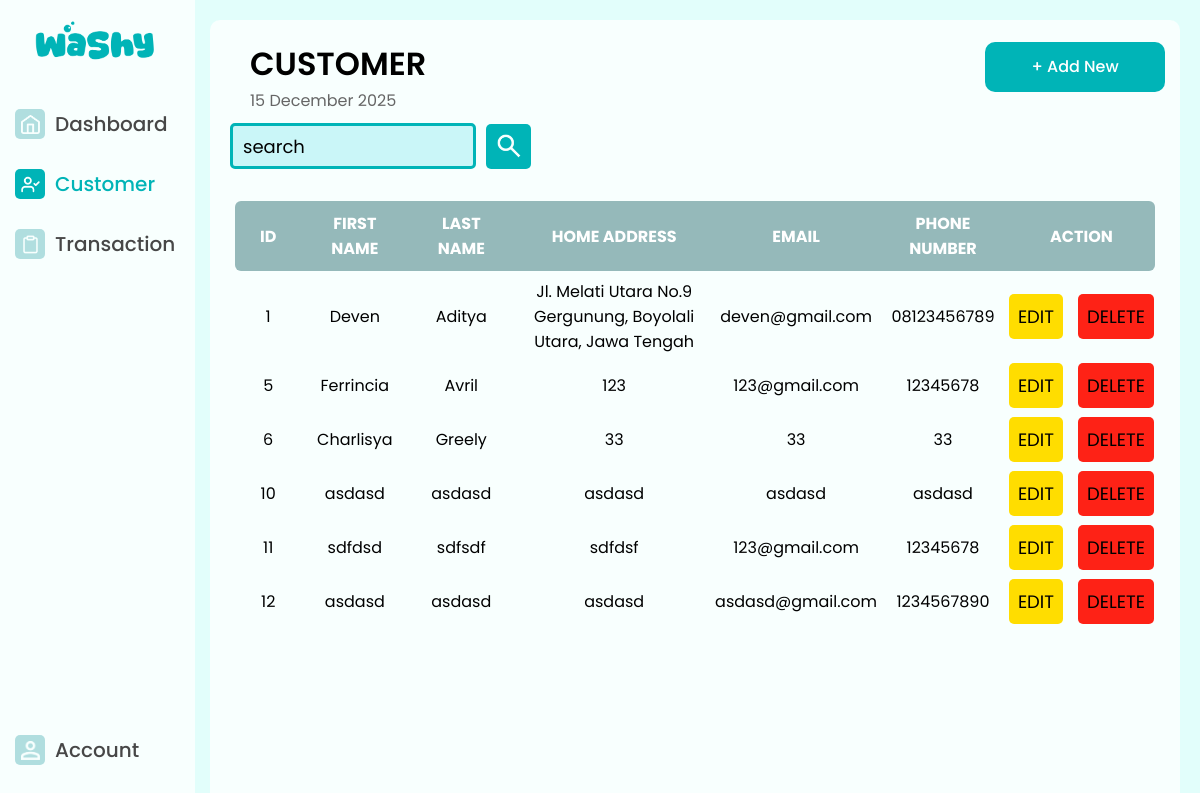
The app's page /Pages/Customer/index.php with its own data.
### tables this page shows
CREATE TABLE `customer` (
  `id_customer` int(11) NOT NULL,
  `first_name` varchar(100) DEFAULT NULL,
  `last_name` varchar(100) DEFAULT NULL,
  `house_address` varchar(255) DEFAULT NULL,
  `email_address` varchar(150) DEFAULT NULL,
  `phone_number` varchar(30) DEFAULT NULL,
  `transaction_total` double DEFAULT 0
);

### Pages/Customer/index.php (the view, shortened to what this page needs)
<?php
    include("../../db.php");
    $search = $_GET['search'] ?? '';
    if($search)
    {
        $search = $conn->real_escape_string($search);
        $sql = "
            SELECT * FROM customer WHERE
            id_customer LIKE '%$search%' OR
            first_name LIKE '%$search%' OR
            last_name LIKE '%$search%' OR
            house_address LIKE '%$search%' OR
            email_address LIKE '%$search%' OR
            phone_number LIKE '%$search%'
        ";
        $query = $conn->query($sql);
    } else{
        $query = $conn->query("SELECT * FROM customer");
    }
    $customers = [];
    if($query->num_rows != 0) {
        while($row = $query->fetch_assoc()) {
            $customers[] = $row;
        }
    }
?>
<!DOCTYPE html >
<html>    <head>
        <link rel="stylesheet" href="/WASHY/css/style.css" type="text/css" media="screen" />
    </head>
    <body>
        <div class="sidebar">
            <img class="logo" src="/WASHY/img/Logo.png"/>
            <div class="button-sidebar">
                <ul class="menu menu-main">
                    <li>
                        <a href="/Washy/Pages/Dashboard/index.php" class="menu-button">
                            <div class="logo-box">
                                <img class="button-logo" src="/WASHY/img/dashboard_button.png"/>
                            </div>
                            <div class="menu-text">
                                Dashboard
                            </div>
                        </a>
                    </li>
                    <li>
                        <a href="/Washy/Pages/Customer/index.php" class="menu-button active">
                            <div class="logo-box">
                                <img class="button-logo" src="/WASHY/img/customer_button.png"/>
                            </div>
                            <div class="menu-text">
                                Customer
                            </div>
                        </a>
                    </li>
                    <li>
                        <a href="/Washy/Pages/Transaction/index.php" class="menu-button">
                            <div class="logo-box">
                                <img class="button-logo" src="/WASHY/img/transaction_button.png"/>
                            </div>
                            <div class="menu-text">
                                Transaction
                            </div>
                        </a>
                    </li>
                </ul>
                <ul class="menu menu-settings">
                    <li>
                        <a href="/Washy/Pages/Account/index.php" class="menu-button">
                            <div class="logo-box">
                                <img class="button-logo" src="/WASHY/img/account_button.png"/>
                            </div>
                            <div class="menu-text">
                                Account
                            </div>
                        </a>
                    </li>
                </ul>
            </div>
        </div>
        <div class="content">
            <div class="page-header">
                <div class="page-title">
                    <h1>CUSTOMER</h1>
                    <h3><?php echo date("d F Y"); ?></h3>
                </div>
                <a href="/WASHY/Pages/Customer/tambah.php" class="add-btn">+ Add New</a>
            </div>
            <div class="page-body">
                <div class="search-section">
                    <form method="GET">
                        <input type="text" name="search" class="search-customer-box" id="search" value="<?= $_GET['search'] ?? '' ?>" placeholder="search"/>
                        <button class="search-icon-box" type="submit">
                            <img class="search-icon" src="/WASHY/img/search_icon.png"/>
                        </button>
                    </form>
                </div>
            </div>
            <div class="table-section">
                <table>
                    <thead>
                        <tr>
                            <th>ID</th>
                            <th>FIRST NAME</th>
                            <th>LAST NAME</th>
                            <th>HOME ADDRESS</th>
                            <th>EMAIL</th>
                            <th>PHONE NUMBER</th>
                            <th>ACTION</th>
                        </tr>
                    </thead>
                    <tbody>
                        <?php foreach ($customers as $c): ?>
                        <tr>
                            <td><?= $c['id_customer'] ?></td>
                            <td><?=  $c['first_name'] ?></td>
                            <td><?=  $c['last_name'] ?></td>
                            <td><?=  $c['house_address'] ?></td>
                            <td><?=  $c['email_address'] ?></td>
                            <td><?=  $c['phone_number'] ?></td>
                            <td>
                                <div class="action-button">
                                    <button class="edit-button">
                                        <a href="/WASHY/Pages/Customer/edit.php?id_customer=<?= $c['id_customer'] ?>">EDIT</a>
                                    </button>
                                    <button class="delete-button">
                                        <a href="/WASHY/Pages/Customer/delete.php?id_customer=<?= $c['id_customer'] ?>" onclick="return confirm('Yakin ingin hapus data customer ini?')">DELETE</a>
                                    </button>
                                </div>
                            </td>
                            <?php endforeach; ?>
                        </tr>
                    </tbody>
                </table>
            </div>
        </div>
    </body>
</html>

### css/style.css (style rules this page uses)
* { font-family: 'Poppins', sans-serif; }
body { background-color: #E2FEFB; margin: 0px; margin-top: 0px; padding: 0px; }
.sidebar { background-color: #F8FFFE; width: 180px; height: 100vh; position: fixed; padding-left: 15px; padding-top: 20px; top: 0; left: 0; display: flex; flex-direction: column; }
.logo { width: 120px; align-items: center; margin-left: 20px; }
ul { list-style-type: none; margin-left: 0; padding: 0; }
li { margin-top: 20px; margin-left: 0; }
.menu-main { flex-grow: 1; }
.menu-settings { margin-bottom: 50px; }
.menu-button { width: 135px; height: 40px; text-decoration: none; color: inherit; display: flex; align-items: center; justify-content: flex-start; }
.logo-box { width: 30px; height: 30px; border-radius: 5px; align-items: center; background-color: #B0DEDF; }
.menu-text { font-family: 'Poppins', sans-serif; font-size: 20px; font-weight: 500; color: #474747; margin-left: 10px; }
.menu-button.active .logo-box { background-color: #00B4B7; }
.menu-button.active .menu-text { color: #00B4B7; }
.button-logo { width: 19px; height: 19px; margin: 6px; }
.button-sidebar { display: flex; flex-direction: column; height: 100%; }
.content { background-color: #F8FFFE; margin-left: 210px; margin-top: 20px; border-radius: 10px; min-height: calc(100vh - 10px); width: calc(100% - 230px); box-sizing: border-box; padding: 20px; padding-top: 10px; }
.page-header { display: flex; justify-content: space-between; align-items: center; width: 100%; padding: 10px 20px; }
.page-title h1 { margin: 0; font-size: 32px; font-weight: 600; }
.page-title h3 { margin: 0; font-size: 16px; font-weight: 400; color: #666; }
.add-btn { background-color: #00B4B7; border: none; border-radius: 10px; color: #ffffff; font-size: 16px; font-weight: 500; margin-right: 15px; margin-top: -20px; width: 180px; height: 50px; display: flex; justify-content: center; align-items: center; text-decoration: none; }
.search-section form { display: flex; align-items: center; gap: 10px; }
.search-icon-box { background-color: #00B4B7; width: 45px; height: 45px; align-items: center; border-radius: 5px; border: none; display: flex; justify-content: center; align-items: center; }
.search-icon { width: 30px; height: 30px; }
.search-customer-box { border: 3px solid #00B4B7; border-radius: 5px; width: 220px; height: 40px; padding: 0 10px; font-size: 18px; background-color: #caf6f8; }
.search-customer-box::placeholder { font-size: 18px; margin-left: 8px; color: #000000; }
.table-section { padding-top: 20px; }
table { padding: 5px; border-collapse: separate; border-spacing: 0 7px; color: #ffffff; width: 100%; }
thead th { background-color: #95b9ba; padding: 10px 25px; text-align: center; }
thead th:first-child { border-top-left-radius: 6px; border-bottom-left-radius: 6px; }
thead th:last-child { border-top-right-radius: 6px; border-bottom-right-radius: 6px; }
tbody tr { color: #000000; text-align: center; }
.action-button { display: flex; align-items: center; justify-content: center; gap: 15px; }
.edit-button { background-color:#ffdd00; border-radius: 5px; font-size: 18px; border: none; padding: 9px; }
.edit-button a { text-decoration: none; color: #000000; }
.delete-button a { text-decoration: none; color: #000000; }
.delete-button { background-color:#fe2216; border-radius: 5px; font-size: 18px; border: none; padding: 9px; }

### records on screen
customer: id_customer "1", first_name "Deven", last_name "Aditya", house_address "Jl. Melati Utara No.9 Gergunung, Boyolali Utara, Jawa Tengah", email_address "deven@gmail.com", phone_number "08123456789"
customer: id_customer "5", first_name "Ferrincia", last_name "Avril", house_address "123", email_address "123@gmail.com", phone_number "12345678"
customer: id_customer "6", first_name "Charlisya", last_name "Greely", house_address "33", email_address "33", phone_number "33"
customer: id_customer "10", first_name "asdasd", last_name "asdasd", house_address "asdasd", email_address "asdasd", phone_number "asdasd"
customer: id_customer "11", first_name "sdfdsd", last_name "sdfsdf", house_address "sdfdsf", email_address "123@gmail.com", phone_number "12345678"
customer: id_customer "12", first_name "asdasd", last_name "asdasd", house_address "asdasd", email_address "asdasd@gmail.com", phone_number "1234567890"
